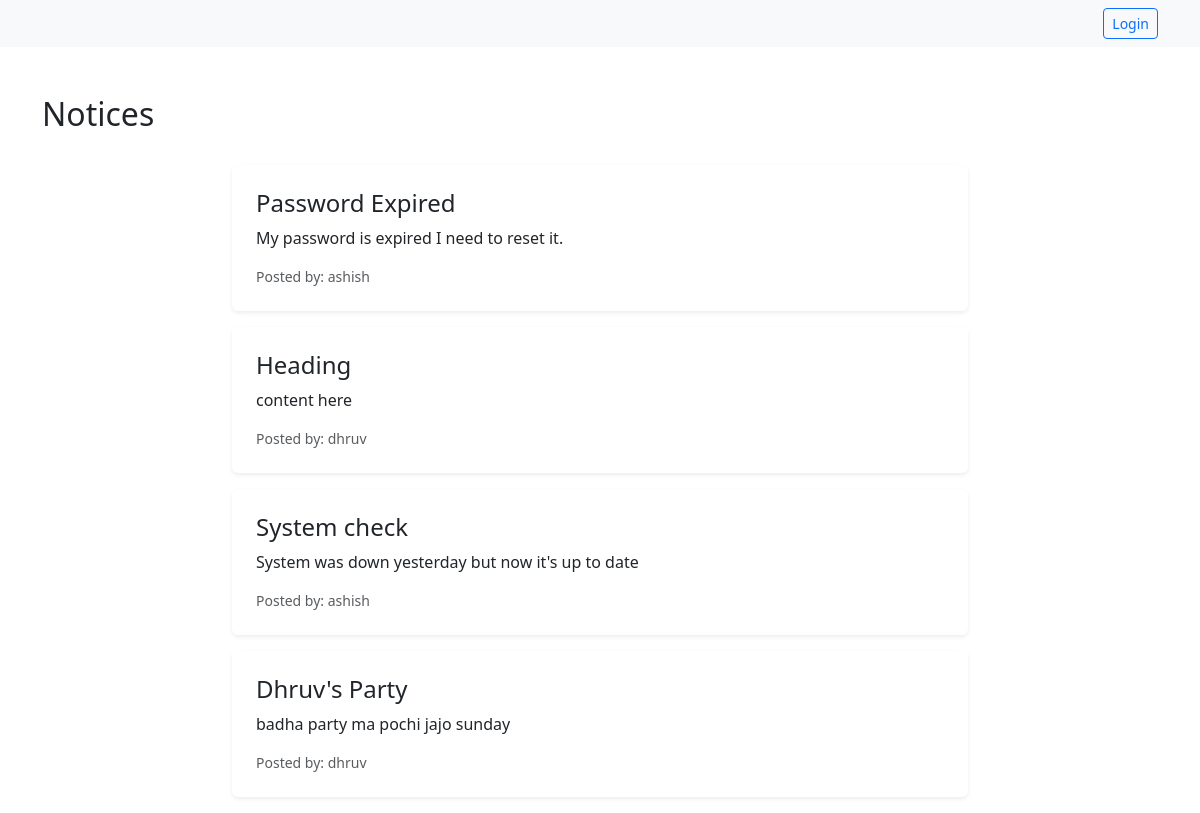
Before: / with the older database file.
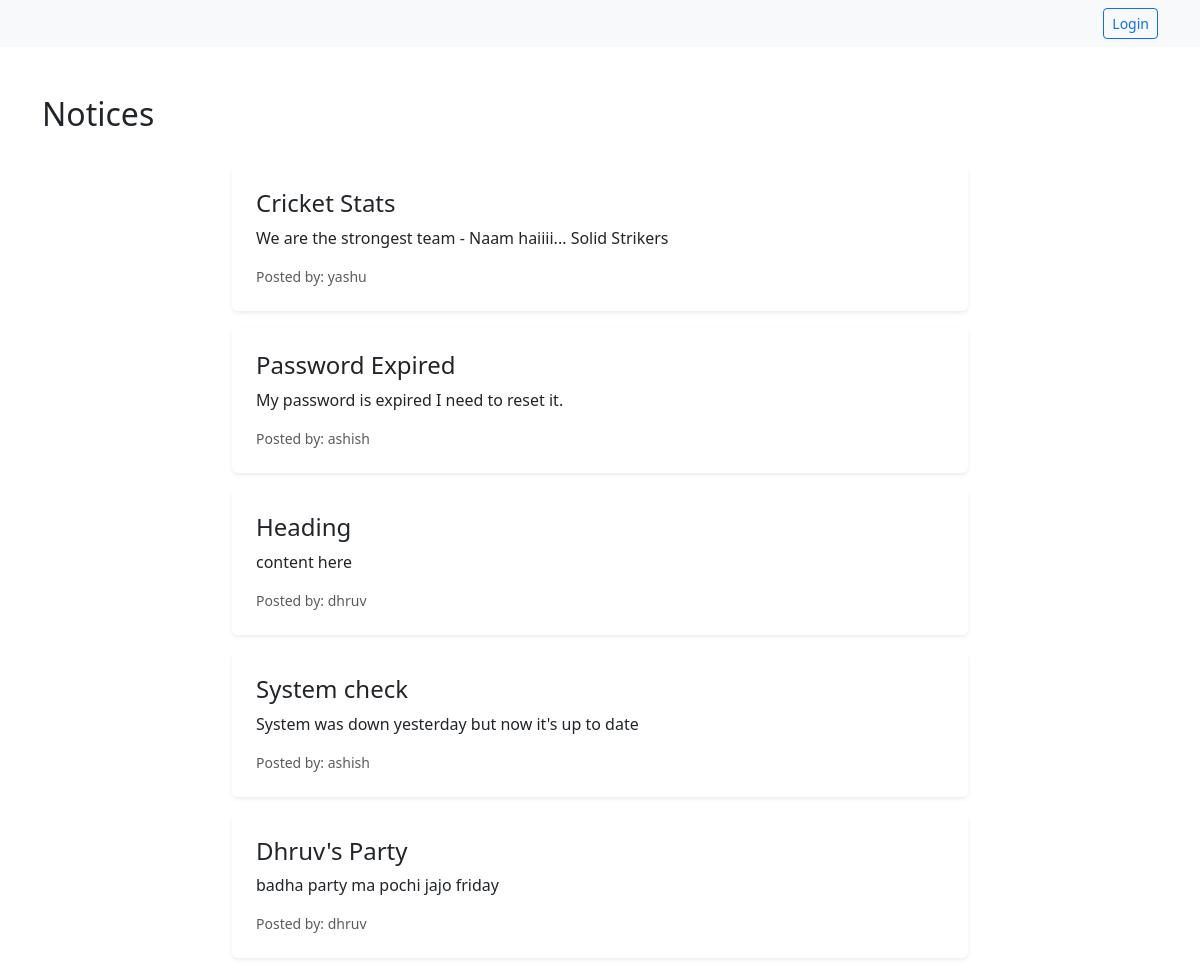
After: the same page with the newer database file.
### classroom/models.py (models this page shows)
class Notice(models.Model):
    title = models.CharField(max_length=100)
    content = models.TextField()
    date_posted = models.DateTimeField(auto_now_add=True)
    author = models.ForeignKey(User, on_delete=models.CASCADE, related_name='notices')

### classroom/views.py (the view)
# urls.py: path('', views.notice_list, name='notice_list'),
def notice_list(request):
    notices = Notice.objects.order_by('-date_posted')
    return render(request, 'classroom/notice_list.html', {'notices': notices})

### classroom/templatetags/filter_group.py (called while the page is built)
@register.filter(name='in_group')
def in_group(user, group_name):
    return user.groups.filter(name=group_name).exists()

### classroom/templates/classroom/notice_list.html (shortened to what this page needs)
{% extends "classroom/base.html" %}
{% load filter_group %}
{% load guardian_tags %}
{% block content %}
<div class="container mt-5">
    <div class="d-flex justify-content-between align-items-center mb-4">
        <h2>Notices</h2>
    </div>
    <div class="row justify-content-center">
        <div class="col-md-8">
            {% for notice in notices %}
            <div class="card shadow-sm p-4 mb-3 rounded border-0">
                <h4 class="text-head">{{ notice.title }}</h4>
                <p>{{ notice.content }}</p>
                <div class="d-flex justify-content-between">
                    <small class="text-muted">Posted by: {{ notice.author }}</small>
                </div>
            </div>
            {% empty %}
            <p class="text-center">No notices available.</p>
            {% endfor %}
        </div>
    </div>
</div>
{% endblock %}

Changed rows visible on the page:
added Notice: title "Cricket Stats", content "We are the strongest team - Naam haiiii... Solid Strikers", author "yashu"
changed Notice "Dhruv's Party": content "badha party ma pochi jajo sunday" → "badha party ma pochi jajo friday"
